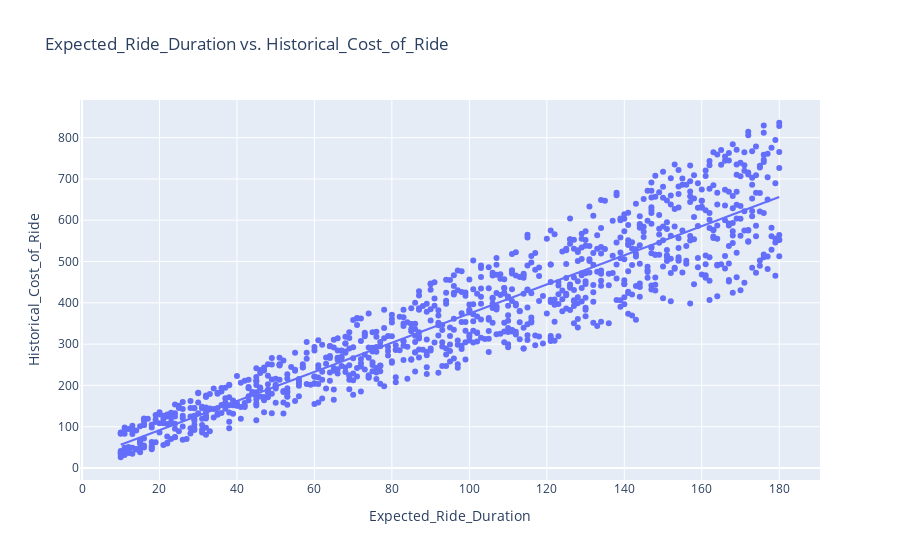

The code cell stored with this chart in its notebook:
### Markdown cell above
### Exploration of the relationship between expected ride duration and the historical cost of the ride:

### Code cell
fig = px.scatter(df, 
                 x='Expected_Ride_Duration', 
                 y='Historical_Cost_of_Ride',
                 title='Expected_Ride_Duration vs. Historical_Cost_of_Ride',
                 trendline='ols')

fig.show()

### Figure 1 — Plotly figure (JSON) as saved in the notebook; plotly's stock layout.template omitted (floating-point values rounded to 4 significant figures; data arrays with more than 128 entries replaced by an {"elided": "..."} marker saying what was removed)
{"data": [{"hovertemplate": "Expected_Ride_Duration=%{x}<br>Historical_Cost_of_Ride=%{y}<extra></extra>", "legendgroup": "", "marker": {"color": "#636efa", "symbol": "circle"}, "mode": "markers", "name": "", "orientation": "v", "showlegend": false, "type": "scatter", "x": {"elided": "1000 int values"}, "xaxis": "x", "y": {"elided": "1000 float values"}, "yaxis": "y"}, {"hovertemplate": "<b>OLS trendline</b><br>Historical_Cost_of_Ride = 3.53091 * Expected_Ride_Duration + 20.8668<br>R<sup>2</sup>=0.860344<br><br>Expected_Ride_Duration=%{x}<br>Historical_Cost_of_Ride=%{y} <b>(trend)</b><extra></extra>", "legendgroup": "", "marker": {"color": "#636efa", "symbol": "circle"}, "mode": "lines", "name": "", "showlegend": false, "type": "scatter", "x": {"elided": "1000 int values"}, "xaxis": "x", "y": {"elided": "1000 float values"}, "yaxis": "y"}], "layout": {"legend": {"tracegroupgap": 0}, "title": {"text": "Expected_Ride_Duration vs. Historical_Cost_of_Ride"}, "xaxis": {"anchor": "y", "domain": [0, 1], "title": {"text": "Expected_Ride_Duration"}}, "yaxis": {"anchor": "x", "domain": [0, 1], "title": {"text": "Historical_Cost_of_Ride"}}}}
